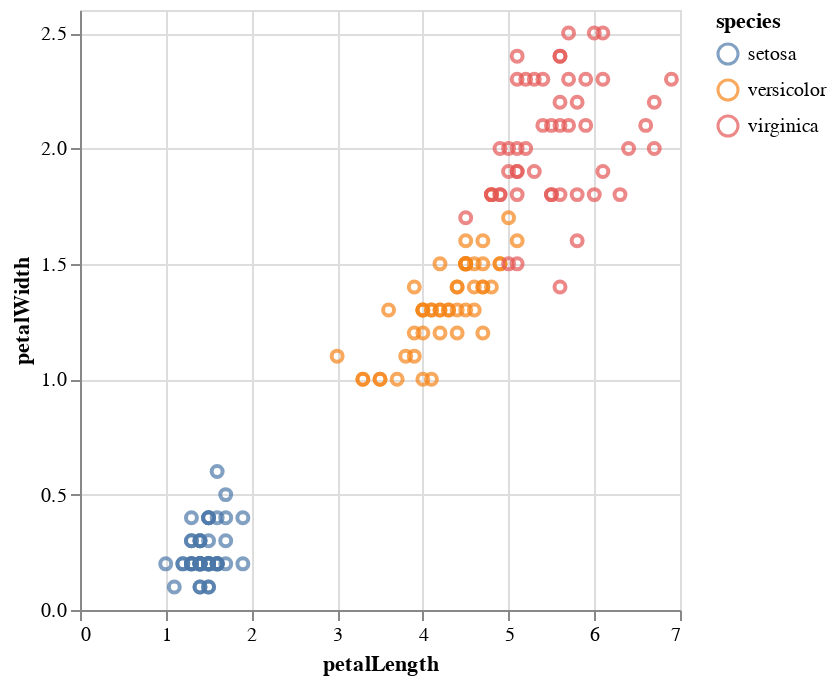

This figure's notebook cell:
### Markdown cell above
With this simple code we created successfully a first version of a scatterplot. So far, we can only see that there is some relation between petal Length and petal Width. But it is possible to increase the quality of this plot. <br> We know that there exist 3 different species of iris flowers in our dataset. Therefore, it might be useful to plot those different species in different colours. This can be achieved using the colour option to which we assign the categorical column *species*. As you can see below this leads to a scatterplot where the observations for every species are plotted in a different colour. We can now clearly see a pattern for example that the Petal Size of the Iris Setosa is much smaller then of the other two species.

### Code cell
iris |>
@vlplot(:point, x=:petalLength, y=:petalWidth, color="species")

### Figure 1 — Vega-Lite specification as saved in the notebook (floating-point values rounded to 4 significant figures; data arrays with more than 128 entries replaced by an {"elided": "..."} marker saying what was removed)
{"data": {"values": {"elided": "150 records"}}, "encoding": {"color": {"field": "species", "type": "nominal"}, "x": {"field": "petalLength", "type": "quantitative"}, "y": {"field": "petalWidth", "type": "quantitative"}}, "mark": "point"}
